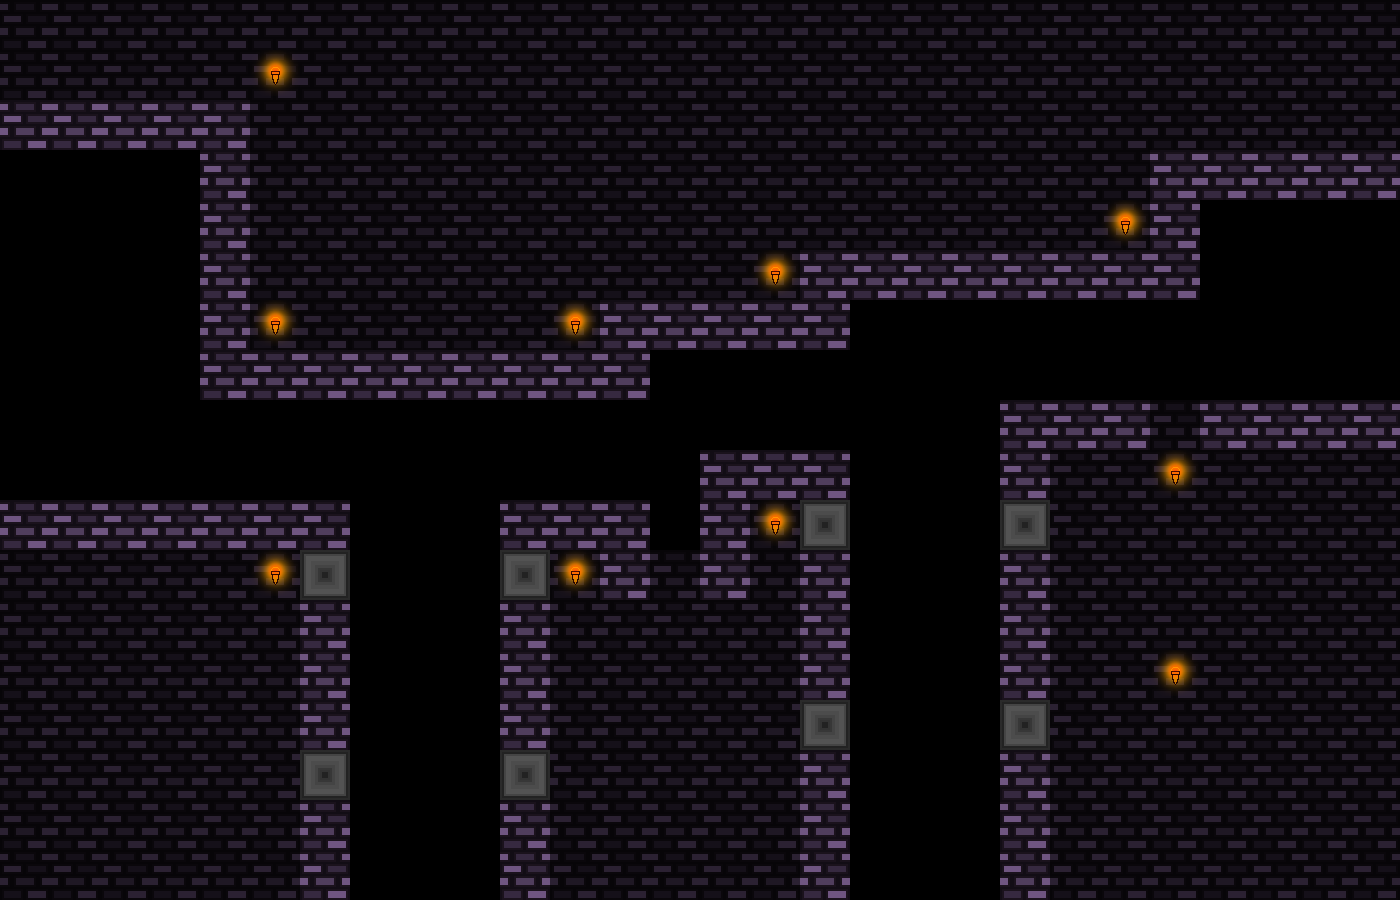

This is a level from a 2D game, rendered from its Tiled map with the project's own tilesets. A one-line summary and the map file follow, with tile-layer data summarised:
An orthogonal 28x18 tile map with 50x50 px tiles, 3 tile layers (tiles-main, tiles-deco, tiles-deco2), 9 tilesets and 67 objects (29x spike, 14x laser, 13x warp, 9x light, 2x falling).

<map version="1.10" tiledversion="1.11.2" orientation="orthogonal" renderorder="right-down" width="28" height="18" tilewidth="50" tileheight="50" infinite="0" nextlayerid="23" nextobjectid="1147">
 <properties>
  <property name="songName" value="rain" />
 </properties>
 <tileset firstgid="1" source="ch1-tiles.tsx" />
 <tileset firstgid="49" source="../../textures/trampoline.tsx" />
 <tileset firstgid="52" source="../../textures/save.tsx" />
 <tileset firstgid="53" source="../../textures/spike.tsx" />
 <tileset firstgid="61" source="../../textures/laser.tsx" />
 <tileset firstgid="79" source="../../textures/light.tsx" />
 <tileset firstgid="80" source="../../textures/trampoline-mini.tsx" />
 <tileset firstgid="89" source="../../textures/transition-tiles.tsx" />
 <tileset firstgid="94" source="../../textures/slab.tsx" />
 <layer id="1" name="tiles-main" width="28" height="18">
  <data>[504 cells, 121 non-empty, 3 distinct tile ids]</data>
 </layer>
 <layer id="22" name="tiles-deco" width="28" height="18">
  <data>[504 cells, 243 non-empty, 1 distinct tile ids]</data>
 </layer>
 <layer id="18" name="tiles-deco2" width="28" height="18">
  <data>[504 cells, 10 non-empty, 1 distinct tile ids]</data>
 </layer>
 <objectgroup id="16" name="falling">
  <properties>
   <property name="direction" value="down" />
  </properties>
  <object id="1067" name="falling" gid="40" x="1150" y="450" width="50" height="50">
   <properties>
    <property name="direction" value="down" />
   </properties>
  </object>
  <object id="1145" name="falling" gid="40" x="650" y="600" width="50" height="50">
   <properties>
    <property name="direction" value="down" />
   </properties>
  </object>
 </objectgroup>
 <objectgroup id="13" name="platform" />
 <objectgroup id="14" name="light" visible="0">
  <object id="1132" name="light" gid="79" x="174.667" y="173.333" width="200" height="200" />
  <object id="1133" name="light" gid="79" x="177.333" y="420" width="200" height="200" />
  <object id="1134" name="light" gid="79" x="176" y="676" width="200" height="200" />
  <object id="1135" name="light" gid="79" x="478.667" y="676" width="200" height="200" />
  <object id="1136" name="light" gid="79" x="1074.67" y="574.667" width="200" height="200" />
  <object id="1138" name="light" gid="79" x="1072" y="772" width="200" height="200" />
  <object id="1139" name="light" gid="79" x="473.333" y="424" width="200" height="200" />
  <object id="1140" name="light" gid="79" x="674.667" y="368" width="200" height="200" />
  <object id="1141" name="light" gid="79" x="1024" y="326.667" width="200" height="200" />
 </objectgroup>
 <objectgroup id="7" name="trampoline" />
 <objectgroup id="19" name="trampoline-mini" />
 <objectgroup id="9" name="spike-normal">
  <object id="1074" name="spike" gid="59" x="400" y="450" width="50" height="50">
   <properties>
    <property name="id" value="6" />
   </properties>
  </object>
  <object id="1076" name="spike" gid="59" x="450" y="450" width="50" height="50">
   <properties>
    <property name="id" value="6" />
   </properties>
  </object>
  <object id="1077" name="spike" gid="59" x="600" y="450" width="50" height="50">
   <properties>
    <property name="id" value="6" />
   </properties>
  </object>
  <object id="1078" name="spike" gid="59" x="650" y="400" width="50" height="50">
   <properties>
    <property name="id" value="6" />
   </properties>
  </object>
  <object id="1079" name="spike" gid="59" x="800" y="400" width="50" height="50">
   <properties>
    <property name="id" value="6" />
   </properties>
  </object>
  <object id="1081" name="spike" gid="59" x="850" y="350" width="50" height="50">
   <properties>
    <property name="id" value="6" />
   </properties>
  </object>
  <object id="1082" name="spike" gid="59" x="900" y="350" width="50" height="50">
   <properties>
    <property name="id" value="6" />
   </properties>
  </object>
  <object id="1083" name="spike" gid="59" x="1050" y="350" width="50" height="50">
   <properties>
    <property name="id" value="6" />
   </properties>
  </object>
  <object id="1084" name="spike" gid="59" x="1150" y="350" width="50" height="50">
   <properties>
    <property name="id" value="6" />
   </properties>
  </object>
  <object id="1085" name="spike" gid="58" x="1200" y="300" width="50" height="50">
   <properties>
    <property name="id" value="5" />
   </properties>
  </object>
  <object id="1086" name="spike" gid="60" x="150" y="350" width="50" height="50">
   <properties>
    <property name="id" value="7" />
   </properties>
  </object>
  <object id="1087" name="spike" gid="60" x="150" y="400" width="50" height="50">
   <properties>
    <property name="id" value="7" />
   </properties>
  </object>
  <object id="1088" name="spike" gid="60" x="150" y="250" width="50" height="50">
   <properties>
    <property name="id" value="7" />
   </properties>
  </object>
  <object id="1089" name="spike" gid="56" x="150" y="300" width="50" height="50">
   <properties>
    <property name="id" value="3" />
   </properties>
  </object>
  <object id="1090" name="spike" gid="56" x="150" y="200" width="50" height="50">
   <properties>
    <property name="id" value="3" />
   </properties>
  </object>
  <object id="1091" name="spike" gid="59" x="250" y="450" width="50" height="50">
   <properties>
    <property name="id" value="6" />
   </properties>
  </object>
  <object id="1094" name="spike" gid="55" x="200" y="450" width="50" height="50">
   <properties>
    <property name="id" value="2" />
   </properties>
  </object>
  <object id="1095" name="spike" gid="55" x="300" y="450" width="50" height="50">
   <properties>
    <property name="id" value="2" />
   </properties>
  </object>
  <object id="1096" name="spike" gid="55" x="350" y="450" width="50" height="50">
   <properties>
    <property name="id" value="2" />
   </properties>
  </object>
  <object id="1097" name="spike" gid="55" x="550" y="450" width="50" height="50">
   <properties>
    <property name="id" value="2" />
   </properties>
  </object>
  <object id="1098" name="spike" gid="55" x="500" y="450" width="50" height="50">
   <properties>
    <property name="id" value="2" />
   </properties>
  </object>
  <object id="1099" name="spike" gid="55" x="750" y="400" width="50" height="50">
   <properties>
    <property name="id" value="2" />
   </properties>
  </object>
  <object id="1100" name="spike" gid="55" x="700" y="400" width="50" height="50">
   <properties>
    <property name="id" value="2" />
   </properties>
  </object>
  <object id="1101" name="spike" gid="55" x="950" y="350" width="50" height="50">
   <properties>
    <property name="id" value="2" />
   </properties>
  </object>
  <object id="1103" name="spike" gid="55" x="1000" y="350" width="50" height="50">
   <properties>
    <property name="id" value="2" />
   </properties>
  </object>
  <object id="1109" name="spike" gid="59" x="1150" y="840" width="50" height="50">
   <properties>
    <property name="id" value="6" />
   </properties>
  </object>
  <object id="1143" name="spike" gid="54" x="1200" y="250" width="50" height="50">
   <properties>
    <property name="id" value="1" />
   </properties>
  </object>
  </objectgroup>
 <objectgroup id="8" name="save" />
 <objectgroup id="10" name="laser">
  <!-- 14 objects omitted --></objectgroup>
 <objectgroup id="11" name="bg">
  <properties>
   <property name="bgName" value="castleBG" />
  </properties>
 </objectgroup>
 <objectgroup id="21" name="slab" />
 <objectgroup id="12" name="mapEffect">
  <properties>
   <property name="effectType" value="none" />
  </properties>
 </objectgroup>
 <objectgroup id="15" name="music">
  <properties>
   <property name="songName" value="castle1" />
  </properties>
 </objectgroup>
 <objectgroup id="20" name="warps">
  <!-- 13 objects omitted --></objectgroup>
</map>
<!-- 29 of 67 objects omitted -->
